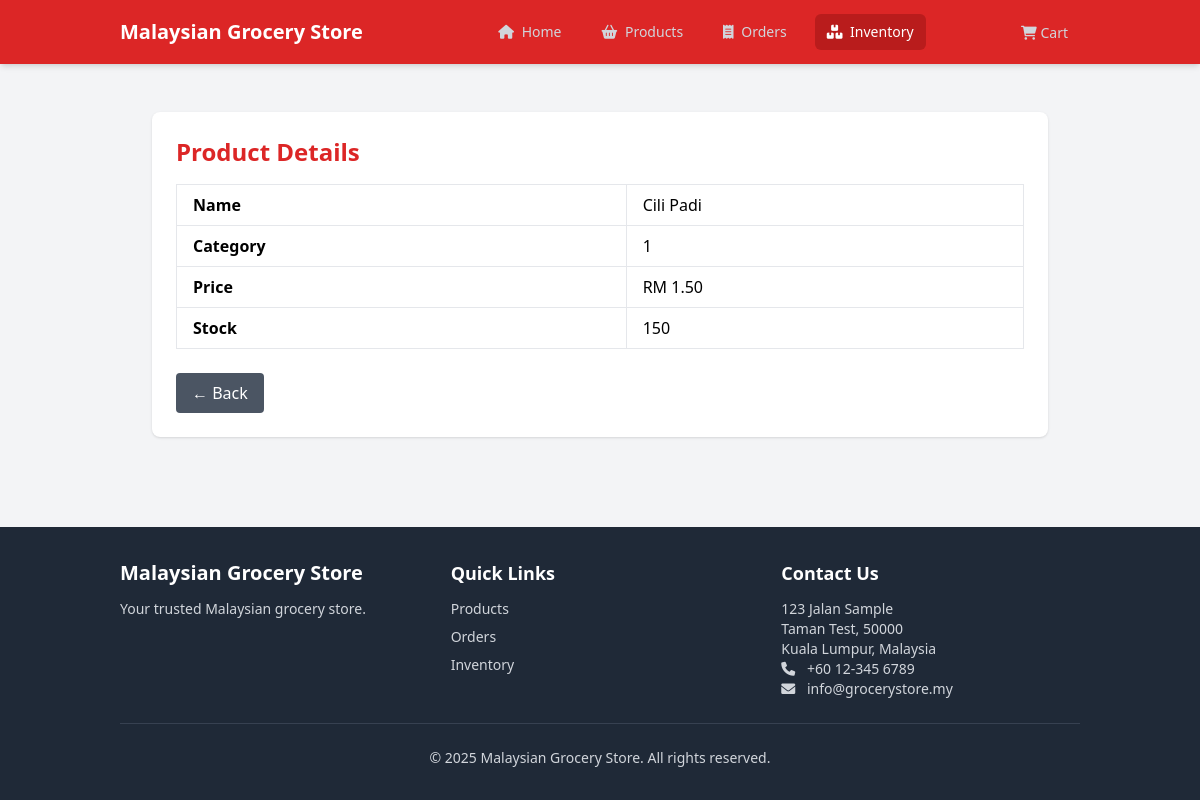
The page /modules/inventory/index.php?module=inventory&action=view&id=2 on the database its author committed.
### tables this page shows
CREATE TABLE products (
    id INTEGER PRIMARY KEY AUTOINCREMENT,
    category_id INTEGER,
    name TEXT NOT NULL,
    description TEXT,
    price DECIMAL(10,2) NOT NULL,
    stock_quantity INTEGER NOT NULL DEFAULT 0,
    image_url TEXT,
    created_at DATETIME DEFAULT CURRENT_TIMESTAMP,
    updated_at DATETIME DEFAULT CURRENT_TIMESTAMP,
    deleted_at DATETIME,
    FOREIGN KEY (category_id) REFERENCES categories(id)
);

### modules/inventory/functions.php (called while the page is built, shortened)
<?php
function getProductById($id) {
    $db = initializeDatabase();
    $stmt = $db->prepare("SELECT * FROM products WHERE id = :id");
    $stmt->bindValue(':id', $id, SQLITE3_INTEGER);
    $result = $stmt->execute();
    return $result->fetchArray(SQLITE3_ASSOC);
}

### modules/inventory/templates/view.php (the view, shortened to what this page needs)
<?php
require_once __DIR__ . '/../../../includes/functions.php';
require_once __DIR__ . '/../functions.php';
$product = null;
if (isset($_GET['id'])) {
    $product = getProductById($_GET['id']);
}
?>
<div class="max-w-4xl mx-auto mt-8 p-6 bg-white shadow rounded-lg">
    <h1 class="text-2xl font-bold mb-4 text-red-600">Product Details</h1>
    <table class="table-auto w-full text-left border">
        <tr><th class="px-4 py-2 border">Name</th><td class="px-4 py-2 border"><?= htmlspecialchars($product['name']) ?></td></tr>
        <tr><th class="px-4 py-2 border">Category</th><td class="px-4 py-2 border"><?= htmlspecialchars($product['category_id']) ?></td></tr>
        <tr><th class="px-4 py-2 border">Price</th><td class="px-4 py-2 border">RM <?= number_format($product['price'], 2) ?></td></tr>
        <tr><th class="px-4 py-2 border">Stock</th><td class="px-4 py-2 border"><?= htmlspecialchars($product['stock_quantity']) ?></td></tr>
    </table>
    <div class="mt-6">
    <a href="/grocery_store/index.php?module=inventory" class="bg-gray-600 text-white px-4 py-2 rounded hover:bg-gray-700 inline-block">
    ← Back
    </a>
</div>
</div>

### rows shown on the page
products: name "Cili Padi", category "1", price "1.50", stock_quantity "150"

### other values the page prints
APP_NAME "Malaysian Grocery Store"
